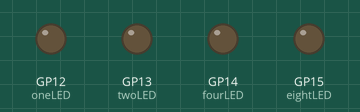
Bench run of a program on a simulated Raspberry Pi Pico running MicroPython. Parts: output pins drawn as LEDs (lit = HIGH).

Above: at 0.5 s.
At 2.5 s:
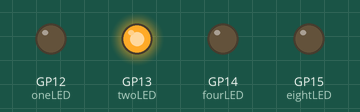
At 4.5 s:
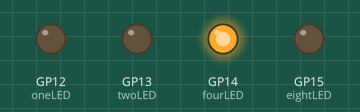
At 9.5 s:
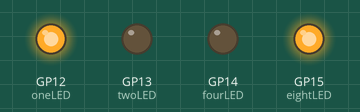
At 14.5 s:
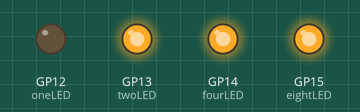
At 19.5 s:
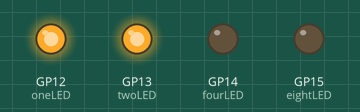
Timing chart, 0 to 20.8 s (numbered marks = the images above):
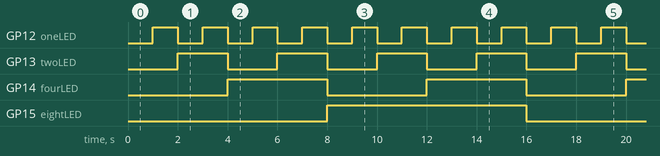

Measured:
- by itself, GP12 (oneLED): alternates HIGH for 1.0 s and LOW for 1.0 s
- by itself, GP13 (twoLED): alternates HIGH for 2.0 s and LOW for 2.0 s
- by itself, GP14 (fourLED): alternates HIGH for 4.0 s and LOW for 4.0 s
- by itself, GP15 (eightLED): alternates HIGH for 8.0 s and LOW for 8.0 s

The program:

4ledBinaryCounter.py
```python
from machine import Pin
from utime import sleep

oneLED = Pin(12, Pin.OUT)
twoLED = Pin(13, Pin.OUT)
fourLED = Pin(14, Pin.OUT)
eightLED = Pin(15, Pin.OUT)

while True:
    oneLED.value(0)
    twoLED.value(0)
    fourLED.value(0)
    eightLED.value(0)
    sleep(1)

    oneLED.value(1)
    twoLED.value(0)
    fourLED.value(0)
    eightLED.value(0)
    sleep(1)

    oneLED.value(0)
    twoLED.value(1)
    fourLED.value(0)
    eightLED.value(0)
    sleep(1)

    oneLED.value(1)
    twoLED.value(1)
    fourLED.value(0)
    eightLED.value(0)
    sleep(1)

    oneLED.value(0)
    twoLED.value(0)
    fourLED.value(1)
    eightLED.value(0)
    sleep(1)

    oneLED.value(1)
    twoLED.value(0)
    fourLED.value(1)
    eightLED.value(0)
    sleep(1)

    oneLED.value(0)
    twoLED.value(1)
    fourLED.value(1)
    eightLED.value(0)
    sleep(1)

    oneLED.value(1)
    twoLED.value(1)
    fourLED.value(1)
    eightLED.value(0)
    sleep(1)

    oneLED.value(0)
    twoLED.value(0)
    fourLED.value(0)
    eightLED.value(1)
    sleep(1)

    oneLED.value(1)
    twoLED.value(0)
    fourLED.value(0)
    eightLED.value(1)
    sleep(1)

    oneLED.value(0)
    twoLED.value(1)
    fourLED.value(0)
    eightLED.value(1)
    sleep(1)

    oneLED.value(1)
    twoLED.value(1)
    fourLED.value(0)
    eightLED.value(1)
    sleep(1)

    oneLED.value(0)
    twoLED.value(0)
    fourLED.value(1)
    eightLED.value(1)
    sleep(1)

    oneLED.value(1)
    twoLED.value(0)
    fourLED.value(1)
    eightLED.value(1)
    sleep(1)

    oneLED.value(0)
    twoLED.value(1)
    fourLED.value(1)
    eightLED.value(1)
    sleep(1)

    oneLED.value(1)
    twoLED.value(1)
    fourLED.value(1)
    eightLED.value(1)
    sleep(1)
```
